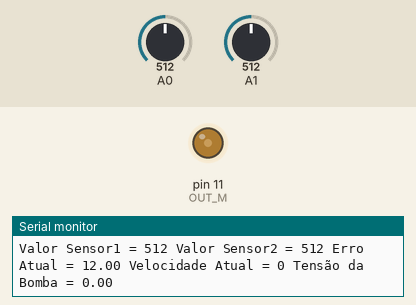
Simulated run of this sketch. Board: Arduino Uno, built with avr-gcc and run on an emulated ATmega328P. On the bench: output pins drawn as LEDs (lit = HIGH), the last lines printed to the serial monitor. Inputs (shaded band) come from the test bench; at power-on: A0 = 512, A1 = 512.

Above: at 1.4 s.
1.5 s: A0 set to 493
At 2.5 s:
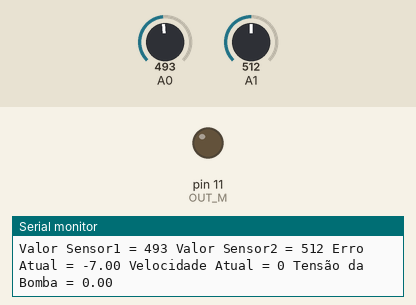
3.4 s: A0 set to 511
At 5.0 s:
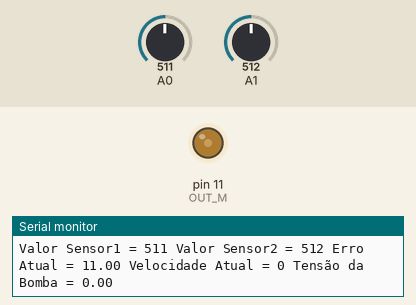
5.4 s: A0 set to 490
At 6.4 s:
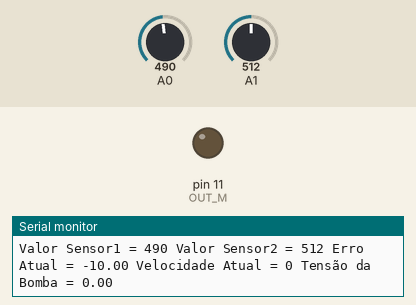
Timing chart, 0 to 8.4 s (numbered marks = the images above; inputs shaded):
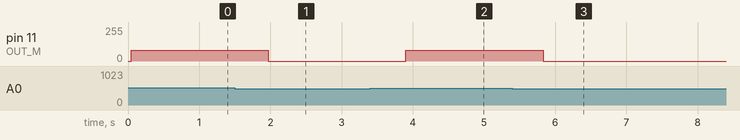

The sketch:

IrrigationControlNew.ino
```cpp
/*
Disciplina de Controle de Processos / 2024A
Prof Aline Kafer

Grupo:
Jonathan Bassani
Lucas E. Pandolfo
Maiquel Klein
*/

//Definição Pino PMW Arduino
#define OUT_M 11


//Configuração inicial
void setup() {
  //Inicia porta serial na taxa de 9600 bits por segundo
  Serial.begin(9600);
}

// Looping infinito que a placa vai ficar processando
void loop() {

  int sensorValue1 = analogRead(A0);        //Lê o pino A0 do Arduino, onde está conectado o Sensor 1
  int sensorValue2 = analogRead(A1);        //Lê o pino A1 do Arduino, onde está conectado o Sensor 2
  int velocidade;
  int setPoint = 500;                       //Set Point para definir até qual nível de umidade queremos manter
  int sensorMax = 900;                      //Valor de Saturação máxima do Sensor
  float erroMax = sensorMax - setPoint;     //erroMax é a variavel que pega a diferença entre o setPoint escolhido, e a saturação do sensor, para possamos calcular proporcionalmente a velocidade da bomba de água
  float P = 255 / erroMax;                  //Controlador P que é a proporção entre a escala do PWM (255) e a diferença máxima de leitura com o nosso setPoint
  float erro = sensorValue1 - setPoint;     //Variavel erro é o erro atual, que referenciará a rampa de velocidade do motor da bomba da água
  float pwmV = velocidade * 0.09411765;
  int saturaMin = velocidade;

  // print das variaveis uteis:
  Serial.print("Valor Sensor1 = ");
  Serial.print(sensorValue1);
  Serial.print(" Valor Sensor2 = ");
  Serial.print(sensorValue2);
  Serial.print(" Erro Atual = ");
  Serial.print(erro);
  Serial.print(" Velocidade Atual = ");
  Serial.print(velocidade);
  Serial.print(" Tensão da Bomba = ");
  Serial.print(pwmV);
  Serial.println(" ");

if (erro < 5){                               //Se o Erro for Menor ou igual a zero, irá desligar o motor da bomba da água
  velocidade = 0;
}else if (erro > 10 && saturaMin < 80){
  velocidade = 80;                           //Se for maior que 10, então a velocidade será o multiplo do erro pelo controlador P
}else if (erro > 10){
  velocidade = erro * P;
}

  analogWrite(OUT_M, velocidade);

  delay(600);        // delay entre as leituras, para ter uma melhor estabilidade dos valores
}
```

Measured:
- the behaviour switches between 511 and 510 on A0 (found by bisection; images 0 and 1)
- after the input at 1.5 s, pin 11 (OUT_M): 80/255 → 0/255 after 0.47 s
- after the input at 3.4 s, pin 11 (OUT_M): 0/255 → 80/255 after 0.50 s
- after the input at 5.4 s, pin 11 (OUT_M): 80/255 → 0/255 after 0.43 s
